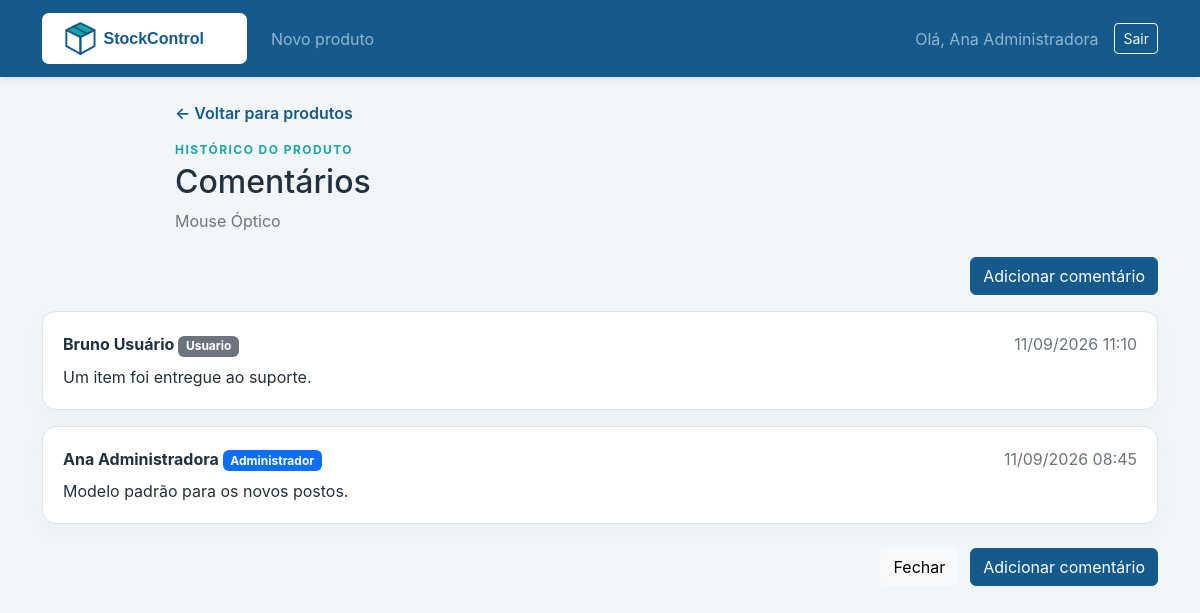
Screenshot of /pages/comentarios.php?id=2 (signed in) with the database file from the repository.
### tables this page shows
CREATE TABLE IF NOT EXISTS usuarios (
  id BIGINT UNSIGNED NOT NULL AUTO_INCREMENT,
  nome VARCHAR(120) NOT NULL,
  email VARCHAR(190) NOT NULL,
  senha_hash VARCHAR(255) NOT NULL,
  perfil ENUM('administrador', 'usuario') NOT NULL DEFAULT 'usuario',
  ativo TINYINT(1) NOT NULL DEFAULT 1,
  criado_em DATETIME NOT NULL DEFAULT CURRENT_TIMESTAMP,
  PRIMARY KEY (id),
  UNIQUE KEY uq_usuarios_email (email),
  KEY idx_usuarios_perfil_ativo (perfil, ativo)
);

CREATE TABLE IF NOT EXISTS produtos (
  id BIGINT UNSIGNED NOT NULL AUTO_INCREMENT,
  nome VARCHAR(160) NOT NULL,
  descricao TEXT NOT NULL,
  quantidade INT UNSIGNED NOT NULL DEFAULT 0,
  preco DECIMAL(10,2) UNSIGNED NOT NULL,
  status ENUM('ativo', 'inativo') NOT NULL DEFAULT 'ativo',
  imagem VARCHAR(255) NULL,
  criado_em DATETIME NOT NULL DEFAULT CURRENT_TIMESTAMP,
  excluido_em DATETIME NULL DEFAULT NULL,
  PRIMARY KEY (id),
  KEY idx_produtos_status_nome (status, nome),
  KEY idx_produtos_excluido_em (excluido_em)
);

CREATE TABLE IF NOT EXISTS comentarios (
  id BIGINT UNSIGNED NOT NULL AUTO_INCREMENT,
  produto_id BIGINT UNSIGNED NOT NULL,
  usuario_id BIGINT UNSIGNED NOT NULL,
  texto TEXT NOT NULL,
  data_hora DATETIME NOT NULL DEFAULT CURRENT_TIMESTAMP,
  PRIMARY KEY (id),
  KEY idx_comentarios_produto_data (produto_id, data_hora),
  KEY idx_comentarios_usuario_data (usuario_id, data_hora),
  CONSTRAINT fk_comentarios_produto FOREIGN KEY (produto_id)
    REFERENCES produtos (id) ON UPDATE CASCADE ON DELETE RESTRICT,
  CONSTRAINT fk_comentarios_usuario FOREIGN KEY (usuario_id)
    REFERENCES usuarios (id) ON UPDATE CASCADE ON DELETE RESTRICT
);

### includes/functions.php (called while the page is built, shortened)
<?php
function e(mixed $valor): string
{
    return htmlspecialchars((string) $valor, ENT_QUOTES | ENT_SUBSTITUTE, 'UTF-8');
}
function app_url(string $caminho = ''): string
{
    return APP_BASE_URL . ($caminho !== '' ? '/' . ltrim($caminho, '/') : '');
}

### includes/auth.php (called while the page is built, shortened)
<?php
function usuario_atual(): ?array
{
    return $_SESSION['usuario'] ?? null;
}
function eh_administrador(): bool
{
    return (usuario_atual()['perfil'] ?? '') === 'administrador';
}

### pages/comentarios.php (the view, shortened to what this page needs)
<?php
require_once dirname(__DIR__) . '/config/bootstrap.php';
$id = filter_input(INPUT_GET, 'id', FILTER_VALIDATE_INT);
$produtoStmt = $pdo->prepare('SELECT id, nome, status, excluido_em FROM produtos WHERE id = :id LIMIT 1');
$produtoStmt->execute(['id' => $id]);
$produto = $produtoStmt->fetch();
$comentarioStmt = $pdo->prepare('SELECT c.texto, c.data_hora, u.nome, u.perfil FROM comentarios c INNER JOIN usuarios u ON u.id = c.usuario_id WHERE c.produto_id = :produto_id ORDER BY c.data_hora DESC, c.id DESC');
$comentarioStmt->execute(['produto_id' => $id]);
$comentarios = $comentarioStmt->fetchAll();
require dirname(__DIR__) . '/includes/header.php';
?>
<div class="form-page-heading"><a class="back-link" href="<?= e(app_url('pages/produtos.php')) ?>">← Voltar para produtos</a><p class="eyebrow mt-3 mb-1">HISTÓRICO DO PRODUTO</p><h1 class="h2">Comentários</h1><p class="text-secondary mb-0"><?= e($produto['nome']) ?></p></div>
<div class="d-flex justify-content-end mb-3"><a class="btn btn-primary" href="<?= e(app_url('pages/comentario_novo.php?id=' . $id)) ?>">Adicionar comentário</a></div>
<?php if (!$comentarios): ?>
    <div class="empty-state"><p class="mb-0">Este produto ainda não tem comentários.</p></div>
<?php else: ?>
    <section class="comment-list" aria-label="Comentários do produto">
        <?php foreach ($comentarios as $comentario): ?>
            <article class="comment-card"><div class="d-flex flex-wrap justify-content-between gap-2 mb-2"><strong><?= e($comentario['nome']) ?> <span class="badge <?= $comentario['perfil'] === 'administrador' ? 'text-bg-primary' : 'text-bg-secondary' ?>"><?= e(ucfirst($comentario['perfil'])) ?></span></strong><time class="text-secondary" datetime="<?= e(date(DATE_ATOM, strtotime($comentario['data_hora']))) ?>"><?= e(date('d/m/Y H:i', strtotime($comentario['data_hora']))) ?></time></div><p class="mb-0 comment-text"><?= nl2br(e($comentario['texto'])) ?></p></article>
        <?php endforeach; ?>
    </section>
<?php endif; ?>
<div class="form-actions"><a class="btn btn-light" href="<?= e(app_url('pages/produtos.php')) ?>">Fechar</a><a class="btn btn-primary" href="<?= e(app_url('pages/comentario_novo.php?id=' . $id)) ?>">Adicionar comentário</a></div>
<?php require dirname(__DIR__) . '/includes/footer.php'; ?>

### includes/header.php (shortened to what this page needs)
<?php
$usuarioNav = usuario_atual();
?>
<!doctype html>
<html lang="pt-BR">
<head>
    <link href="https://cdn.jsdelivr.net/npm/bootstrap@5.3.3/dist/css/bootstrap.min.css" rel="stylesheet">
    <link href="<?= e(app_url('assets/css/style.css')) ?>" rel="stylesheet">
</head>
<body>
<nav class="navbar navbar-expand-lg navbar-dark app-navbar">
    <div class="container">
        <a class="navbar-brand" href="<?= e(app_url('pages/produtos.php')) ?>"><img src="<?= e(app_url('assets/img/logo.svg')) ?>" alt="StockControl — controle de estoque"></a>
        <div class="collapse navbar-collapse" id="menuPrincipal">
            <ul class="navbar-nav me-auto">
                <?php if (eh_administrador()): ?>
                    <li class="nav-item"><a class="nav-link" href="<?= e(app_url('pages/produto_novo.php')) ?>">Novo produto</a></li>
                <?php endif; ?>
            </ul>
            <span class="navbar-text me-lg-3">Olá, <?= e($usuarioNav['nome']) ?></span>
            <form method="post" action="<?= e(app_url('logout.php')) ?>">
                <button class="btn btn-outline-light btn-sm" type="submit">Sair</button>
            </form>
        </div>
    </div>
</nav>
<main class="container py-4">

### assets/css/style.css (style rules this page uses)
:root { --sc-primary: #145a8d; --sc-secondary: #18a6a6; --sc-background: #f3f6f8; --sc-text: #20313f; --sc-success: #198754; --sc-error: #dc3545; --sc-warning: #f0ad4e; --sc-border: #dce4e9; }
body { min-height: 100vh; background: var(--sc-background); color: var(--sc-text); font-family: Inter, Arial, sans-serif; }
.app-navbar { background: var(--sc-primary); box-shadow: 0 2px 8px #102c431f; }
.navbar-brand img { display: block; width: 205px; height: 51px; background: #fff; border-radius: 7px; padding: 5px 9px; }
.btn-primary { --bs-btn-bg: var(--sc-primary); --bs-btn-border-color: var(--sc-primary); --bs-btn-hover-bg: #104a74; --bs-btn-hover-border-color: #104a74; --bs-btn-active-bg: #0d3f63; }
.eyebrow { color: var(--sc-secondary); font-size: .75rem; font-weight: 700; letter-spacing: .12em; }
.product-card, .form-card, .comment-card, .empty-state, .login-card { border: 1px solid var(--sc-border); border-radius: 14px; background: #fff; box-shadow: 0 5px 18px #1d3a4d0b; }
.form-page-heading { max-width: 850px; margin: 0 auto 1.5rem; }
.back-link { color: var(--sc-primary); text-decoration: none; font-weight: 600; }
.form-actions { display: flex; justify-content: flex-end; gap: .75rem; margin-top: 1.5rem; }
.comment-list { display: grid; gap: 1rem; }
.comment-card { padding: 1.25rem; }
.comment-text { overflow-wrap: anywhere; }

### rows the page displays
usuarios: nome "Ana Administradora"
produtos: nome "Mouse Óptico"
comentarios: usuario.nome "Bruno Usuário", usuario.perfil "Usuario", data_hora "11/09/2026 11:10", texto "Um item foi entregue ao suporte."
comentarios: usuario.nome "Ana Administradora", usuario.perfil "Administrador", data_hora "11/09/2026 08:45", texto "Modelo padrão para os novos postos."
